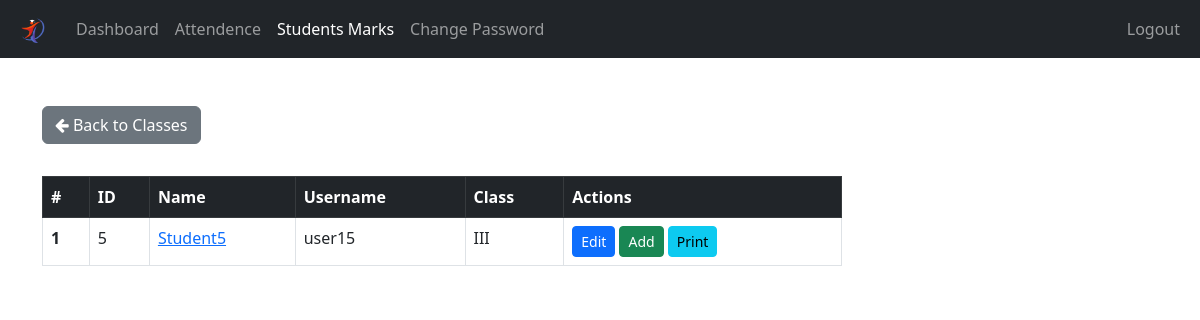
The app's page /UI/Teacher/students_of_class.php?idClass=5 (signed in) with its own data.
### tables this page shows
CREATE TABLE `student` (
  `idStudent` int(11) NOT NULL AUTO_INCREMENT,
  `UserID` int(11) NOT NULL,
  `ParentId` int(11) NOT NULL,
  `name` varchar(45) NOT NULL,
  `Gender` varchar(45) NOT NULL,
  `DOB` date NOT NULL,
  `Address` varchar(250) NOT NULL,
  PRIMARY KEY (`idStudent`),
  KEY `fk_Student_USER1_idx` (`UserID`),
  KEY `fk_Student_Parent1_idx` (`ParentId`),
  CONSTRAINT `fk_Student_Parent1` FOREIGN KEY (`ParentId`) REFERENCES `parent` (`idParent`),
  CONSTRAINT `fk_Student_USER1` FOREIGN KEY (`UserID`) REFERENCES `user` (`UserID`)
);

CREATE TABLE `user` (
  `UserID` int(11) NOT NULL AUTO_INCREMENT,
  `username` varchar(45) NOT NULL,
  `password` varchar(45) DEFAULT NULL,
  `Role` enum('Teacher','Admin','Student') NOT NULL,
  PRIMARY KEY (`UserID`)
);

CREATE TABLE `class` (
  `idClass` int(11) NOT NULL AUTO_INCREMENT,
  `name` varchar(10) NOT NULL,
  `Section` varchar(10) DEFAULT NULL,
  PRIMARY KEY (`idClass`)
);

### UI/Teacher/data/student.php (called while the page is built, shortened)
<?php
function getStudentsByClass1($class_id, $conn)
{
  $sql = "
  SELECT DISTINCT *
  FROM student s
  INNER JOIN registration r ON s.idStudent = r.StdId
  INNER JOIN user u ON s.userID = u.UserID
  WHERE r.ClassId = ?
  GROUP BY s.idStudent";
  $stmt = $conn->prepare($sql);
  $stmt->execute([$class_id]);
  if ($stmt->rowCount() >= 1) {
    $students = $stmt->fetchAll(PDO::FETCH_ASSOC);
    return $students;
  } else {
    return 0;
  }
}

### UI/Teacher/data/class.php (called while the page is built, shortened)
<?php
function getClassById($class_id, $conn){
   $sql = "SELECT * FROM class
           WHERE idClass=?";
   $stmt = $conn->prepare($sql);
   $stmt->execute([$class_id]);
   if ($stmt->rowCount() == 1) {
     $class = $stmt->fetch();
     return $class;
   }else {
    return 0;
   }
}

### UI/Teacher/students_of_class.php (the view, shortened to what this page needs)
<?php
if (isset($_SESSION['idTeacher']) && isset($_SESSION['role']) && $_SESSION['role'] == 'Teacher') {
    include "../DB_connection.php";
    include "data/student.php";
    include "data/class.php";
    $idClass = $_GET['idClass'];
    $students = getStudentsByClass1($idClass, $conn);
    $class = getClassById($idClass, $conn);
?>
<!DOCTYPE html>
<html lang="en">
<head>
    <link rel="stylesheet" href="https://cdn.jsdelivr.net/npm/bootstrap@5.2.0/dist/css/bootstrap.min.css">
    <link rel="stylesheet" href="../css/style.css">
    <link rel="stylesheet" href="https://cdnjs.cloudflare.com/ajax/libs/font-awesome/4.7.0/css/font-awesome.min.css">
</head>
<body>
    <?php include "inc/navbar.php"; ?>
    <div class="container mt-5">
        <a href="students.php" class="btn btn-secondary mb-3"><i class="fa fa-arrow-left"></i> Back to Classes</a>
        <?php if ($students != 0) { ?>
        <div class="table-responsive">
            <table class="table table-bordered mt-3 n-table">
                <thead class="table-dark">
                    <tr>
                        <th scope="col">#</th>
                        <th scope="col">ID</th>
                        <th scope="col">Name</th>
                        <th scope="col">Username</th>
                        <th scope="col">Class</th>
                        <th scope="col">Actions</th>
                    </tr>
                </thead>
                <tbody>
                    <?php
                    $i = 1;
                    foreach ($students as $student) { ?>
                    <tr>
                        <th scope="row"><?= $i++ ?></th>
                        <td><?= $student['idStudent'] ?></td>
                        <td>
                            <a href="student-grade.php?idStudent=<?= $student['idStudent'] ?>">
                                <?= $student['name'] ?>
                            </a>
                        </td>
                        <td><?= $student['username'] ?></td>
                        <td><?= $class['name'] ?></td>
                        <td>
                            <a href="student-grade-edit.php?idStudent=<?= $student['idStudent'] ?>" class="btn btn-primary btn-sm">Edit</a>
                            <a href="student-grade.php?idStudent=<?= $student['idStudent'] ?>" class="btn btn-success btn-sm">Add</a>
                            <a href="student_result.php?idStudent=<?= $student['idStudent'] ?>" class="btn btn-info btn-sm">Print</a>
                        </td>
                    </tr>
                    <?php } ?>
                </tbody>
            </table>
        </div>
        <?php } else { ?>
        <div class="alert alert-info mt-5" role="alert">
            No students found in this class!
        </div>
        <?php } ?>
    </div>
</body>
</html>
<?php
} else {
    header("Location: ../login.php");
    exit;
}
?>

### UI/css/style.css (style rules this page uses)
.n-table { max-width: 800px; }

### records on screen
student: idStudent "5", name "Student5", UserID.username "user15"
class: name "III"
